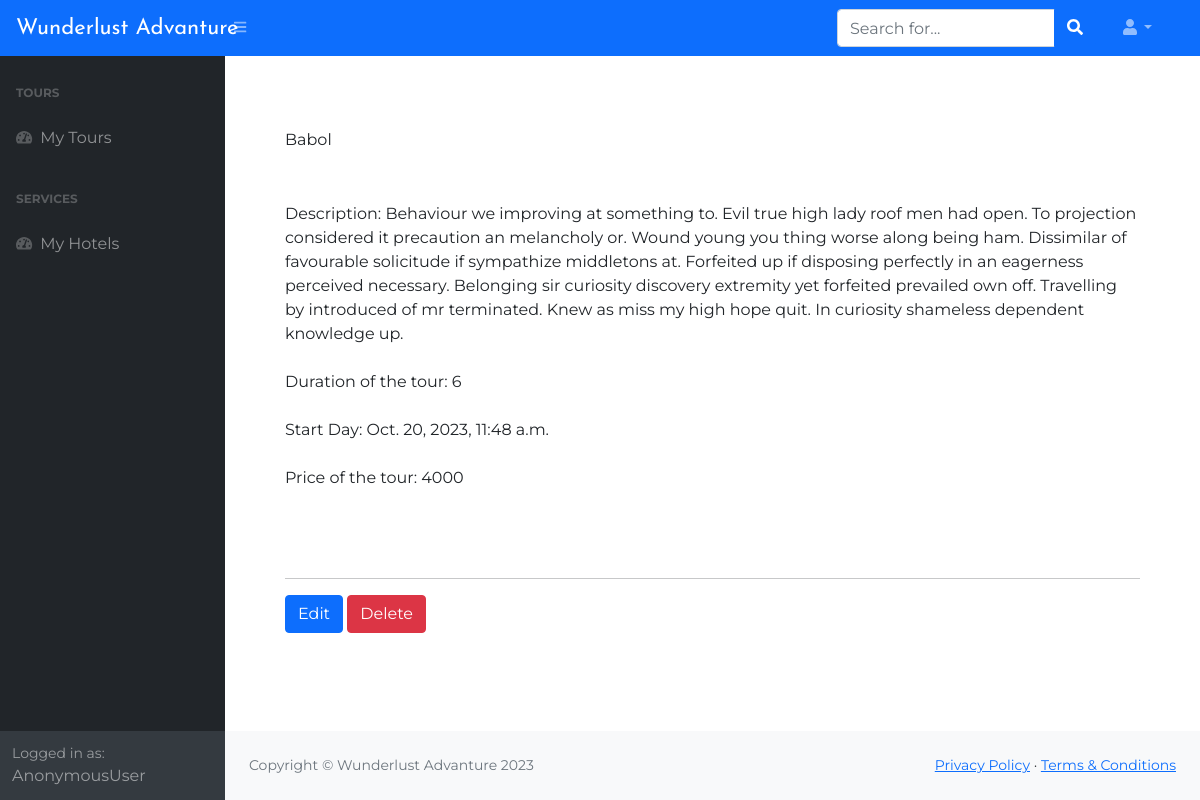
/tour/detail/11, run on the app's committed database.
### web_tech_django/apps/blog/models.py (models this page shows, shortened)
class Tour(models.Model):
    name = models.CharField('Tour name', max_length=60)
    description = models.TextField('Tour description')
    started = models.DateTimeField('Started date')
    duration = models.IntegerField('Tour duration')
    price = models.IntegerField('Tour price')
    image = models.ImageField('Tour image', upload_to='tours/')

### web_tech_django/apps/blog/views.py (the view)
# urls.py: path('tour/detail/<id>', views.tour_detail, name='tour_detail'),
def tour_detail(request, id):
    tour = Tour.objects.get(id = id)
    return render(request, "admin/tour_detail.html", {'tour':tour})

### web_tech_django/templates/admin/tour_detail.html (shortened to what this page needs)
{% extends 'admin/base_admin.html' %}
{% load static %}
{% block content %}
    <div class="showcase">
        <div class="container">
            <div class="showcase__text">
                {{ tour.name }}
            </div>
        </div>
    </div>
    <div class="tour" style="margin: 50px 0;">
        <div class="container">
            <div class="tour__desc">
                Description: {{ tour.description }}
            </div>
            <br>
            <div > Duration of the tour:  {{ tour.duration }}</div>
            <br>
            <div > Start Day:  {{ tour.started }}</div>
            <br>
            <div > Price of the tour:  {{ tour.price }}</div>
            <br>
            <div class="">
            </div>
            <br><hr>
            <a href="{% url 'blog:tour_edit' id=tour.id%}" class="btn btn-primary">Edit</a>
            <a href="{% url 'blog:tour_delete' id=tour.id%}" class="btn btn-danger">Delete</a>
        </div>
    </div>
{% endblock %}

### web_tech_django/static/blog/css/admin.css (style rules this page uses)
body { background-color: #fff; font-family: 'Montserrat', sans-serif; font-size: 16px; -webkit-transition: 0.5s; -o-transition: 0.5s; transition: 0.5s; }

### data on the page
Tour: name "Babol", description "Behaviour we improving at something to. Evil true high lady roof men had open. To projection considered it precaution an melancholy or. Wound young you thing worse along being ham. Dissimilar of favourable solicitude if sympathize middletons at. Forfeited up if disposing perfectly in an eagerness perceived necessary. Belonging sir curiosity discovery extremity yet forfeited prevailed own off. Travelling by introduced of mr terminated. Knew as miss my high hope quit. In curiosity shameless dependent knowledge up.", duration "6", started "Oct. 20, 2023, 11:48 a.m.", price "4000"

### other printed values
{{ user }} "AnonymousUser"
